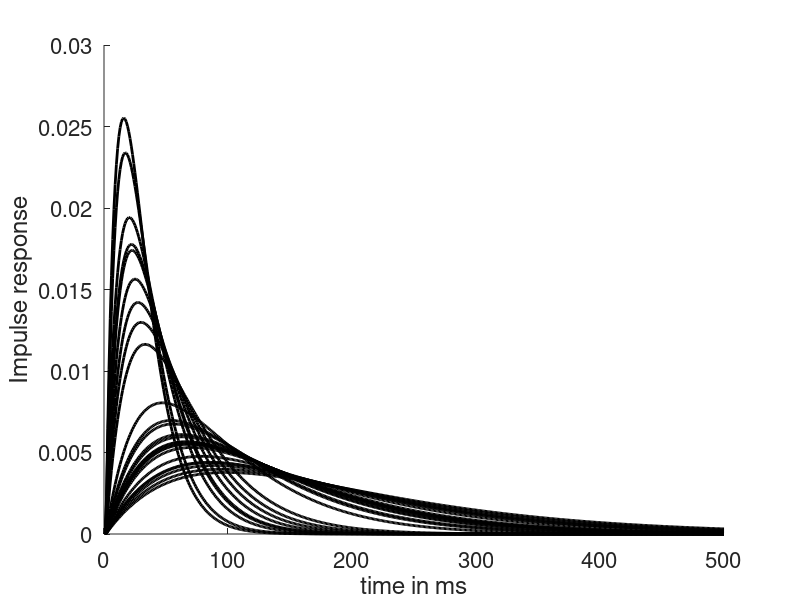

The MATLAB source for this figure: (Note: this script raises an error after producing the figure.)
clear all
close all




%%generator output file names
dynamicsFilename='neuronDynamicsCere1.dat'; %%specifies the dynamics of the alpha functions
connectionsFilename='networkConnectionsCere1.dat'; %%specifies the connectivity



%%seed the random number generator
rand('seed',55);

numOfNeurons=25;
numberOfNeuronOutputConnections=0;

%%specify here (0 or 1) if you want or don't want negative feedback
%%connections'v'
addFeedback=0;
feedbackWeight=0.0;



%%system sample time
T=0.001; 
Fmax=(1/T) /2;

%time constant range of the alpha functions  in seconds
maxTimeConstant=100E-3;
minTimeConstant=10E-3;

%%create a linearly spaced alpha function array
timeConstantRange=maxTimeConstant-minTimeConstant;


k=minTimeConstant+timeConstantRange*rand(numOfNeurons,1);
%;
connectionData=[-1]; %%specifies the cerebellar input 
feedbackConnectionData=[-3] %%specifies the cerebellar output

%% for documentation reasons we run the step response of all filters
%% we prepare this here and then plot in the loop below 
stepNumber=500; %%number of filter iterations
impulseInput=zeros(1,stepNumber);
impulseInput(1)=1; 
impulseTime=1:stepNumber;
figure(1) %%is the figure that will display the filter step responses
xlabel('time in ms','FontSize',16);
ylabel('Impulse response', 'FontSize',16)
set(gca,'fontsize',16) %font size of axis numbers
hold on;
for i=1:numOfNeurons
    
    %%[bk,ak]=butter(2,k(i)/Fmax);
    
    %%alpha function 
    %%Gk(s) =
    %       1
    %-------------
    %   (Tks + 1)^2
    tau=k(i);
    
    den=[tau^2  2*tau  1]
    num=[ 1];
    sys=tf(num,den)
    sysd=c2d(sys,T);
    
    
    [bk,ak] =tfdata(sysd,'v')
    
    
    if (i==1)
       dynamicsData=[bk; ak]
       
    else
     dynamicsData=[dynamicsData ; bk ; ak;]
    end
    
    

    [y] = filter(bk,ak,impulseInput)
    
    plot(impulseTime,y,'Color','black','LineWidth',2);
    
    
   
    
    
    
        
    %%for now non-connected network, each neuron receives only the 
    %%cerebellar input, we add this to the other neuronal inputs from above
     connectionData=[ connectionData  i-1 1]
     
     %%the same is done for the negative feedback connections
     feedbackConnectionData=[feedbackConnectionData i-1 feedbackWeight]
     
    
end

hold off;


allDynamicCutOffFrequencies=k';

%%now we go through all neurons and generate 
%%a list of output targets for each

numberOfNeuronOutputConnections


for i=1:numOfNeurons
    outputConnectionList=-2*ones(1,numOfNeurons)
    outputWeightList=zeros(1,numOfNeurons)
    targetList=-2*ones(1,numOfNeurons*2)
    for k=1:numberOfNeuronOutputConnections
        
        targetNeuronIndex=int16(rand(1)*(numOfNeurons-1));
        
        %%note, with the weight we can make sure we only have negative
        %%feedback
        %% neuronalWeight=-1*(rand(1)-0.5); %%mixed weights (pos and neg)
         neuronalWeight=-0.8*(rand(1)); % negative weights only
        outputConnectionList(k)=targetNeuronIndex;
        outputWeightList(k)=neuronalWeight;
        targetList((k*2)-1)=targetNeuronIndex;
        targetList((k*2))=neuronalWeight;
        
    end
    targetList=[i-1 targetList];
    connectionData=[connectionData; targetList]
    
end
if (addFeedback==1)
    connectionData=[connectionData; feedbackConnectionData]
end
plotNeuronalInterconnect(connectionData,999)

%%for testing of the network we add a second line which specifies the 
%% the inputs neuron 3 is connected to
%%connectionData=[connectionData; connectionData]
%%connectionData(2,1)=3
%%dynamicsData=[1 2; 3 4; 5 6; 7 8]
dlmwrite(dynamicsFilename,dynamicsData,' ')

dlmwrite(connectionsFilename,connectionData,' ')

%%output ref model data

